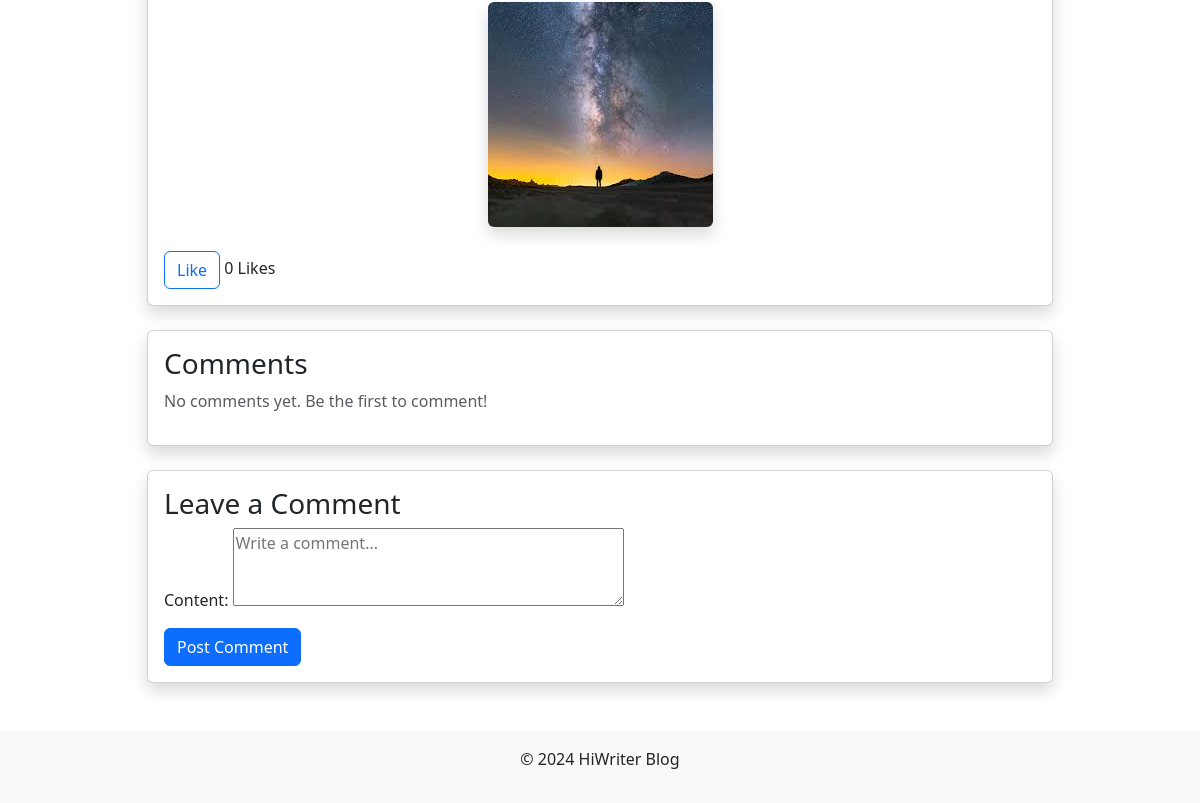
Page /post/15/ (signed in, lower part) on the earlier database version.
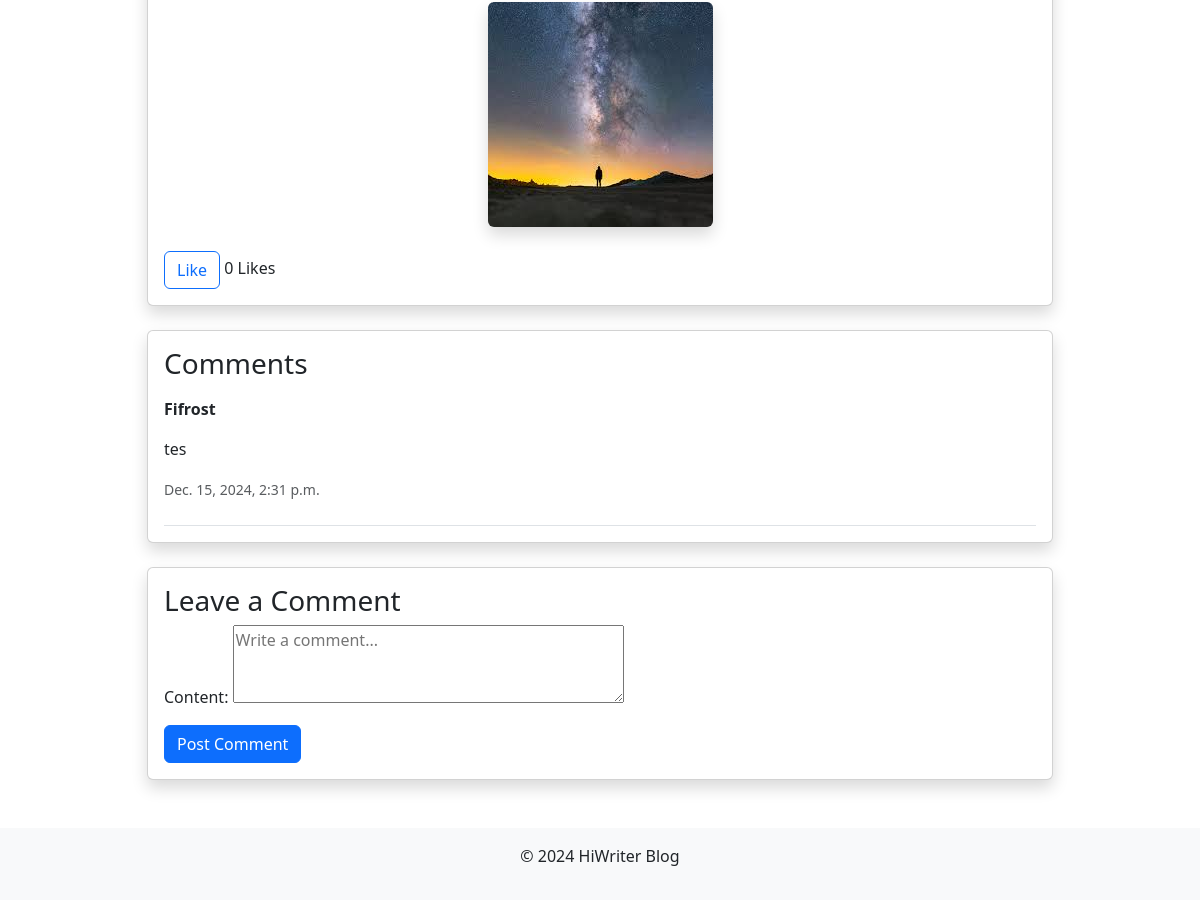
Same page on the later database version.
### blog/models.py (models this page shows, shortened)
class Post(models.Model):
    title = models.CharField(max_length=200)
    content = models.TextField()
    author = models.ForeignKey(User, on_delete=models.CASCADE)
    created_at = models.DateTimeField(auto_now_add=True)
    image = models.ImageField(upload_to='post_images/', blank=True, null=True)
    category = models.ForeignKey(Category, on_delete=models.SET_NULL, null=True, blank=True)
    tags = models.ManyToManyField('Tag', blank=True)

class Comment(models.Model):
    post = models.ForeignKey(Post, on_delete=models.CASCADE, related_name='comments')
    author = models.ForeignKey(User, on_delete=models.CASCADE)
    content = models.TextField()
    created_at = models.DateTimeField(auto_now_add=True)

### blog/views.py (the view)
# urls.py: path('post/<int:pk>/', views.post_detail, name='post_detail'),
@login_required
def post_detail(request, pk):
    post = get_object_or_404(Post, pk=pk)
    comments = post.comments.all()
    is_liked = False
    if request.user.is_authenticated:
        is_liked = post.likes.filter(user=request.user).exists()
    if request.method == 'POST':
        form = CommentForm(request.POST)
        if form.is_valid():
            comment = form.save(commit=False)
            comment.post = post
            comment.author = request.user
            comment.save()
            return redirect('post_detail', pk=post.pk)
    else:
        form = CommentForm()
    context = {
        'post': post,
        'comments': comments,
        'form': form,
        'is_liked': is_liked,  # Tambahkan status like ke context
    }
    return render(request, 'blog/post_detail.html', context)

### blog/forms.py
class CommentForm(forms.ModelForm):
    class Meta:
        model = Comment
        fields = ['content']
        widgets = {
            'content': forms.Textarea(attrs={'rows': 3, 'placeholder': 'Write a comment...'}),
        }

### blog/templates/blog/post_detail.html (shortened to what this page needs)
{% extends 'blog/base.html' %}
{% block content %}
<div class="container mt-5">
    <div class="row">
        <div class="col-md-10 mx-auto">
            <div class="card shadow mb-4">
                <div class="card-body">
                    {% if post.image %}
                    <div class="text-center my-4">
                        <img src="{{ post.image.url }}" alt="{{ post.title }}" class="img-fluid rounded shadow" style="max-height: 400px;">
                    </div>
                    {% endif %}
                <div class="mt-4">
                    <button id="like-button" data-post-id="{{ post.id }}" class="btn btn-outline-primary">
                        {% if user.is_authenticated and is_liked %}
                            Unlike
                        {% else %}
                            Like
                        {% endif %}
                    </button>
                    <span id="like-count">{{ post.likes.count }} Likes</span>
                </div>
                </div>
            </div>
            <div class="card shadow mb-4">
                <div class="card-body">
                    <h3 class="card-title">Comments</h3>
                    {% for comment in comments %}
                        <div class="border-bottom py-2">
                            <p><strong>{{ comment.author.username }}</strong></p>
                            <p>{{ comment.content }}</p>
                            <p class="text-muted"><small>{{ comment.created_at }}</small></p>
                        </div>
                    {% empty %}
                        <p class="text-muted">No comments yet. Be the first to comment!</p>
                    {% endfor %}
                </div>
            </div>
            <div class="card shadow mb-4">
                <div class="card-body">
                    <h3 class="card-title">Leave a Comment</h3>
                    {% if user.is_authenticated %}
                        <form method="post" class="needs-validation" novalidate>
                            {{ form.as_p }}
                            <button type="submit" class="btn btn-primary">Post Comment</button>
                        </form>
                    {% else %}
                        <p><a href="{% url 'login' %}" class="btn btn-outline-primary">Login</a> to leave a comment.</p>
                    {% endif %}
                </div>
            </div>
        </div>
    </div>
</div>
{% endblock %}

### blog/templates/blog/base.html (shortened to what this page needs)
<!DOCTYPE html>
<html lang="en">
<head>
    <link href="https://cdn.jsdelivr.net/npm/bootstrap@5.3.0-alpha3/dist/css/bootstrap.min.css" rel="stylesheet">
    {% load static %}
    <link rel="stylesheet" href="{% static 'blog/styles.css' %}">
</head>
<body>
<div class="container mt-4">
    {% block content %}{% endblock %}
</div>
<footer class="bg-light text-center py-3 mt-4">
    <p>&copy; 2024 HiWriter Blog</p>
</footer>
</body>
</html>

Differences in the rows shown:
added Comment: author.username "Fifrost", content "tes", created_at "Dec. 15, 2024, 2:31 p.m."
Other differences:
text no longer shown: "No comments yet. Be the first to comment!"
